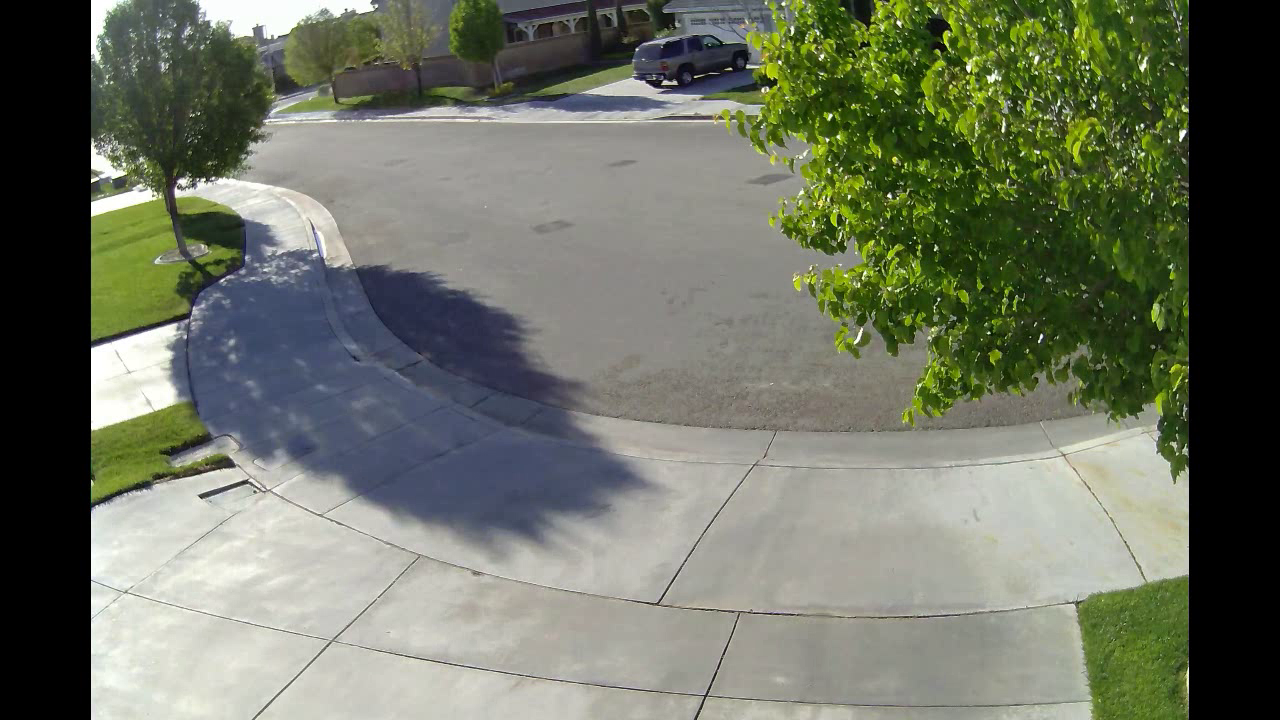
#> input picture files/background.png, 1280 x 720 px
$ python main.py
#> lines starting #> are read from the running program, lines starting #| are printed output that depends on the picture; pictures that were not available may be replaced by others from this repository, and a replacement may not be noted
import cv2 as cv

background = cv.imread("./files/background.png")
#> background is the input picture: shape (720, 1280, 3); mean B, G, R 99, 115.3, 109.8
background = cv.cvtColor(background, cv.COLOR_BGR2GRAY)
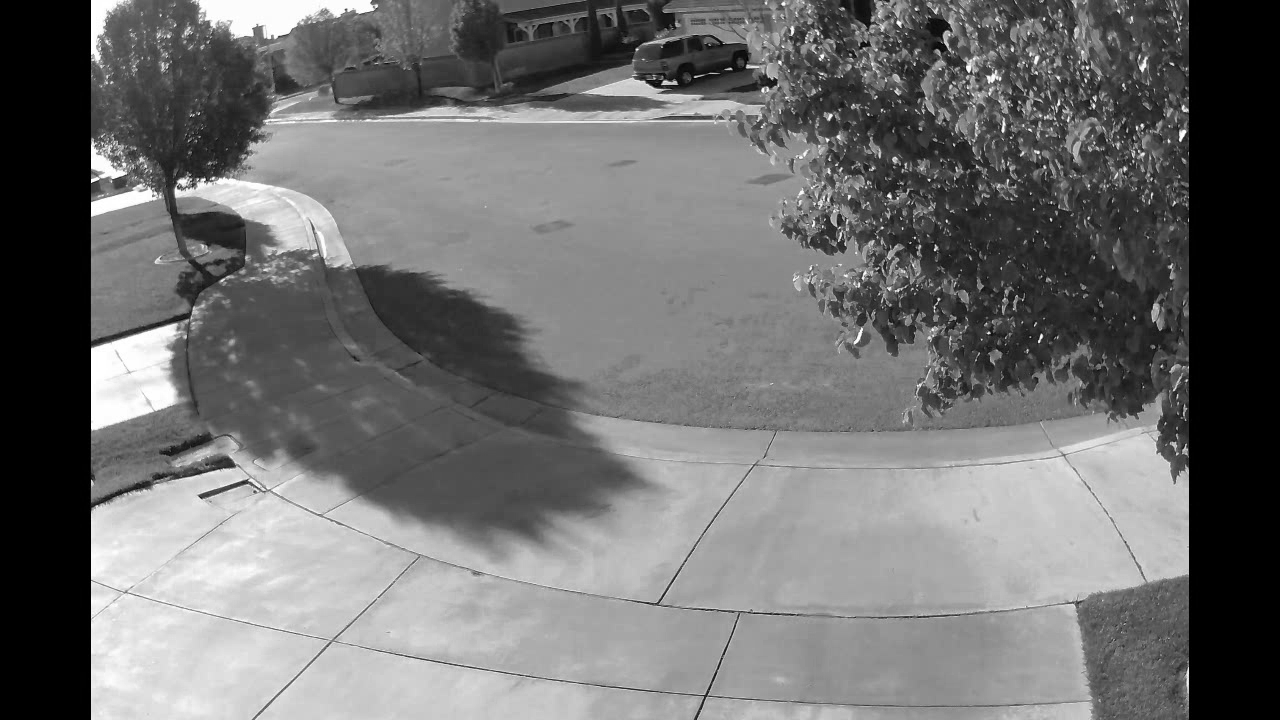
#> background: shape (720, 1280); min 0, max 255, mean 111.8
background = cv.GaussianBlur(background, (21,21),0)
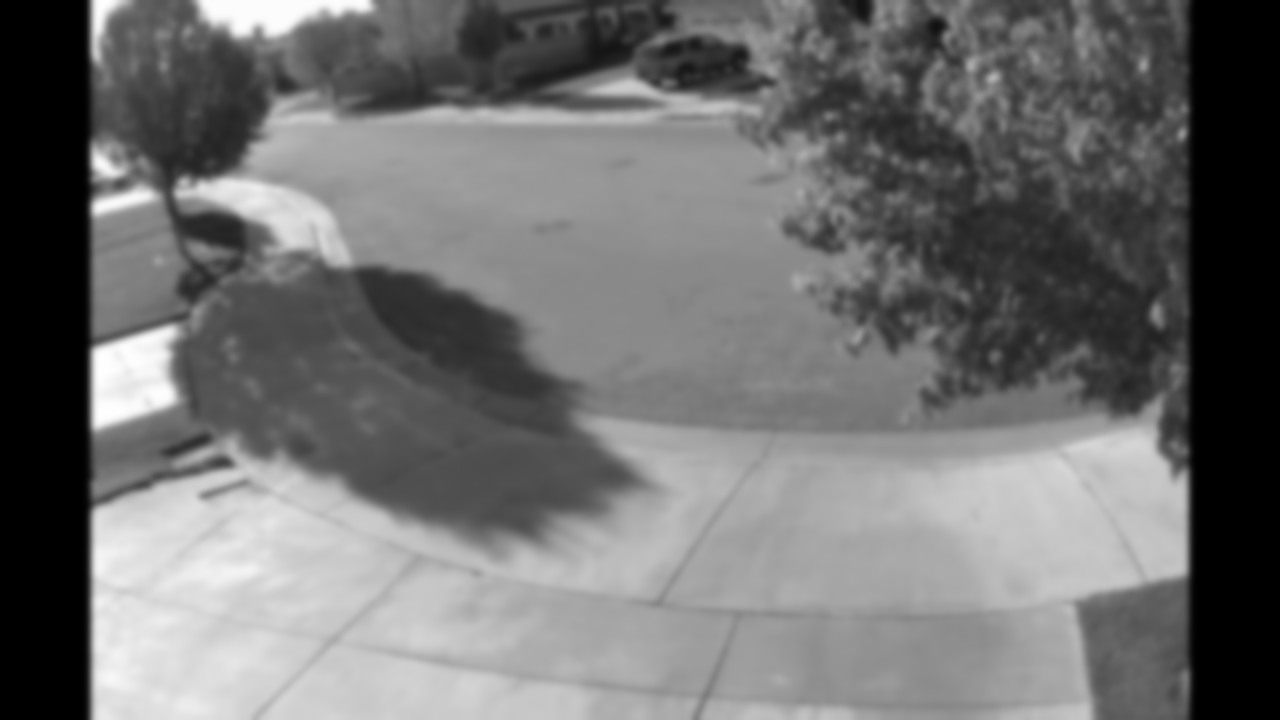
#> background: shape (720, 1280); min 0, max 255, mean 111.8

cap = cv.VideoCapture("./files/test.avi")

while(cap.isOpened()):
    ret, frame = cap.read()
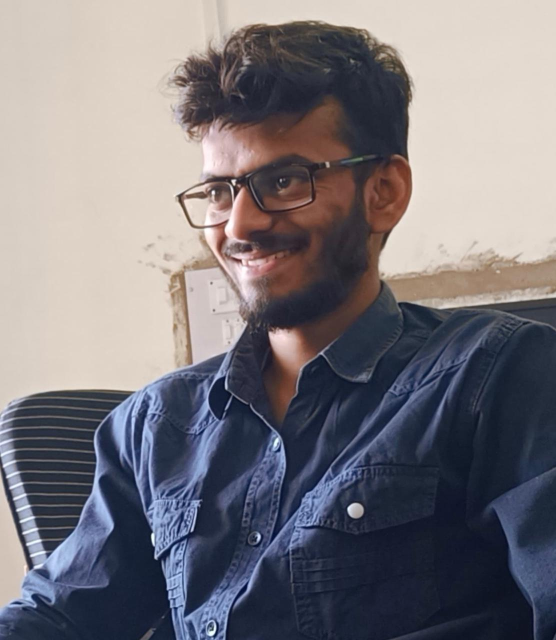
#> input picture images/me.jpeg, 1112 x 1280 px, given in place of test.avi, which was not available (shown at 1/2 size)
#> frame is the input picture: shape (1280, 1112, 3); mean B, G, R 124, 118.1, 121.6
    cv.namedWindow("Resized_Window", cv.WINDOW_NORMAL)

    cv.resizeWindow("Resized_Window", 600, 420)

    gray = cv.cvtColor(frame, cv.COLOR_BGR2GRAY)
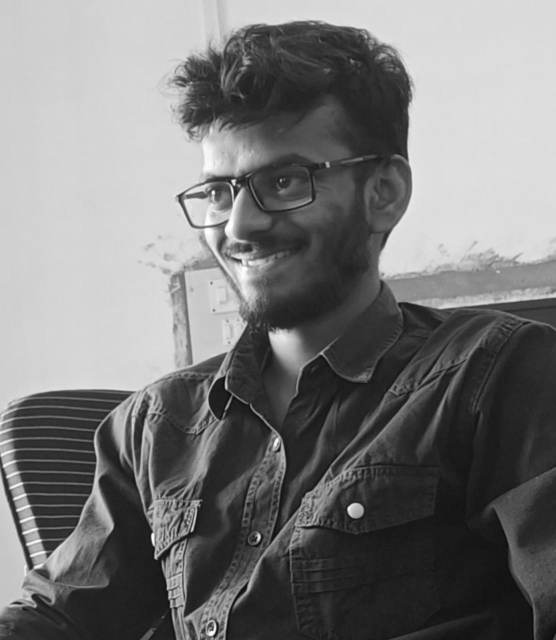
#> gray: shape (1280, 1112) (shown at 1/2 size); min 8, max 255, mean 119.9

    gray = cv.GaussianBlur(gray, (21,21), 0)
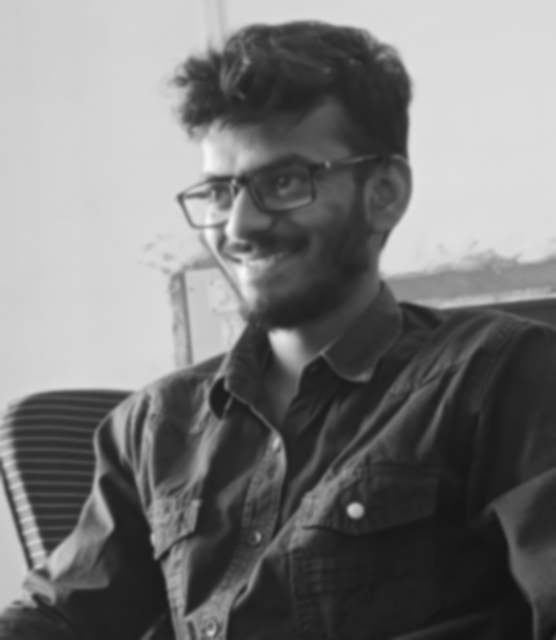
#> gray: shape (1280, 1112) (shown at 1/2 size); min 18, max 248, mean 119.9
#> (the run stopped early here; a loop or call above may not have finished)
